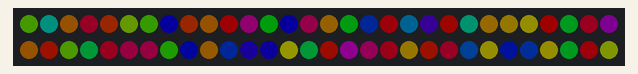
This sketch was run on a simulated Arduino Uno, built with avr-gcc and run on an emulated ATmega328P. Shown: 60 RGB LEDs in strip order, left to right, continuing on the next row. Dim RGB values are drawn brighter than linear; random numbers use the default seed unless the sketch sets one.

Above: at 0.1 s.
At 1.34 s:
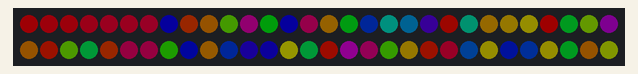
At 1.76 s:
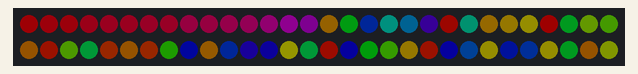
At 2.14 s:
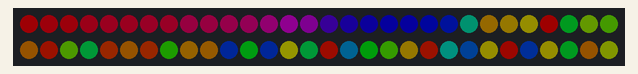
At 2.94 s:
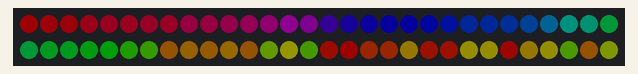
At 4.2 s:
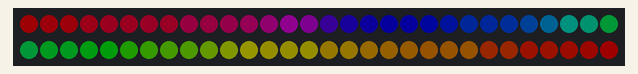

The sketch:

fastledversiontest.ino
```cpp
#define FASTLED_INTERNAL
#include <FastLED.h>

#define NUM_LEDS   60
#define DATA_PIN    6
#define CLOCK_PIN  13
#define PAUSE      10
#define BRIGHTNESS 30
#define VOLTS       5
#define MAX_mAMPS 500

CRGB leds[NUM_LEDS];
uint8_t values[NUM_LEDS] = { 0 };

void setValues() {
  for (int i = 0; i < NUM_LEDS; i++) {
    values[i] = random8();
    leds[i] = CHSV(values[i], 255, 255);
  }
  FastLED.show();
}

void printValues() {
  for (int i = 0; i < NUM_LEDS; i++) {
    display("led", i); display("value", values[i]); nl();
  }
}
void displayValues() {
  for (int i = 0; i < NUM_LEDS; i++) {
    leds[i] = CHSV(values[i], 255, 255);
  }
  FastLED.show();
}
void setup() {
 Serial.begin(9600);
//  display("begin", 0);
  FastLED.addLeds<NEOPIXEL, DATA_PIN>(leds, NUM_LEDS);  // GRB ordering is assumed
  FastLED.setMaxPowerInVoltsAndMilliamps(VOLTS, MAX_mAMPS);
  FastLED.setBrightness(BRIGHTNESS);
  FastLED.clear();
  FastLED.show();
  for (int i = 0; i < NUM_LEDS; i++) {
    values[i] = random8();
    leds[i] = CHSV(values[i], 255, 255);
  }
  FastLED.show();
  delay(1000);
}

void display(char* label, int value) {
 Serial.print(label);
 Serial.print(":");
 Serial.print(value);
 Serial.print(" ");
}
void nl() {
 Serial.println(" ");
}

int loopstart = 0;

void loop() {
  if (loopstart > NUM_LEDS - 1) {
//    printValues();
    delay(60000);
    return;
  }
  int pos = 0;
  uint8_t max = values[loopstart];
  for (int pixel = loopstart; pixel < NUM_LEDS; pixel++) {
    if (values[pixel] >= max) {
      max = values[pixel];
      pos = pixel;
    }
  }

  uint8_t temp = values[loopstart];
  values[loopstart] = values[pos];
  values[pos] = temp;

  displayValues();

  loopstart++;

  delay(50);
}
```
